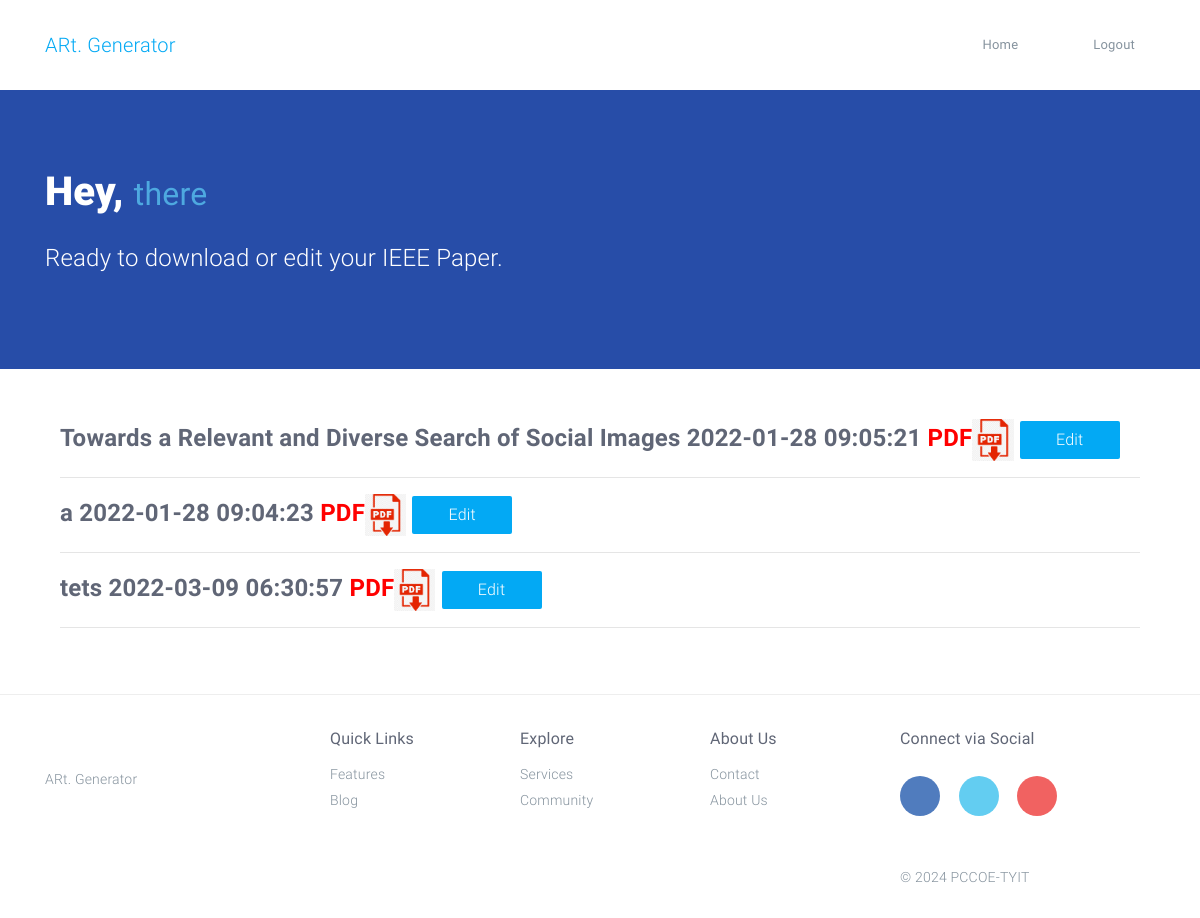
Screenshot of /view_paper.php (signed in) with the database file from the repository.
### tables this page shows
CREATE TABLE `content` (
  `id` int(11) NOT NULL,
  `project_title` varchar(255) NOT NULL,
  `author_name_1` varchar(255) NOT NULL,
  `author_name_2` varchar(255) NOT NULL,
  `author_name_3` varchar(255) NOT NULL,
  `author_name_4` varchar(255) NOT NULL,
  `abstract` varchar(255) NOT NULL,
  `keyword` varchar(255) NOT NULL,
  `introduction` varchar(255) NOT NULL,
  `parposed_system` varchar(255) NOT NULL,
  `conclusion` varchar(255) NOT NULL,
  `acknowledgment` varchar(255) NOT NULL,
  `reference` varchar(255) NOT NULL,
  `review_of_related_work` varchar(255) NOT NULL,
  `figures` varchar(255) NOT NULL,
  `date_time` timestamp NOT NULL DEFAULT current_timestamp() ON UPDATE current_timestamp(),
  `u_id` varchar(255) NOT NULL
);

### view_paper.php (the view, shortened to what this page needs)
<?php include "config.php";?>
<?php
 if ($_SESSION['user']) {
  $email = $_SESSION['email'];
 }else{
  header("Location: index.php");
 }
?>
<?php
 $q1 = mysqli_query($connect,"SELECT * FROM registration WHERE email='$email'");
 while($all1 = mysqli_fetch_assoc($q1)){
    $id1 = $all1['id'];
 }
$asd ="SELECT * FROM content WHERE u_id ='$id1'";
$view=mysqli_query($connect,$asd) or die(mysqli_error($connect));
 ?>
<!DOCTYPE html>
<html lang="en">
<head>
    <link rel="stylesheet" href="demos/html/paper-1.8.2/assets/css/app.css">
    <link rel="stylesheet" href="https://cdnjs.cloudflare.com/ajax/libs/font-awesome/6.0.0-beta3/css/fontawesome.min.css" />
</head>
<body>
    <div id="app" class="paper-loading">
        <div class="nav-sticky white no-b">
            <nav class="mainnav navbar navbar-default justify-content-between">
                <div class="container relative"> <a class="navbar-brand"
                  href="index.php"><img class="d-inline-block align-top"
                  alt="" src="">ARt. Generator</a>
                    <div class="paper_menu">
                        <div id="dl-menu" class="xv-menuwrapper responsive-menu">
                            <ul class="dl-menu align-items-center">
                            <li ><a href="index.php">Home</a>
                                   <?php if (!isset($_SESSION['email'])){
                                       ?>
                                       <li> <a href="#modalLogin" data-toggle="modal" data-target="#modalLogin">Login</a>
                                       <?php
                                                        }
                                                        else{
                                                          ?>
                                                            <li><span><a  style="font-size:17px; font-color:white bold;">
                                                            <li> <a href="logout.php" >Logout</a>
                              <?php                          }?>
                        </div>
                    </div>
                </div>
            </nav>
        </div>
        <main>            <section class="no-m blue4 text-white p-t-b-80">
                 <div class="container">
                    <header class="p-t-30">
                        <h1 class="s-28 font-weight-bolder">Hey, <small class="text-blue">there</small></h1><br>
                        <p class="s-24">Ready to download or edit your IEEE Paper.</p>
                    </header>
                </div>
            </section>
            <div class="portfolio container">
                <div class="masonry-container">
                    <section class="p-t-b-50 s4 masonry-post">
                    <?php
            while($fetch=mysqli_fetch_assoc($view)){
                ?>
                        <div class="container">
               <h4 style="font-weight: bold;"> <?php echo $fetch['project_title']; ?> <?php echo $fetch['date_time']; ?>
               <a href="print_details.php?id=<?php echo $fetch["id"]?>" style="color:red!important;"  target="_blank">PDF<img src="demos/html/paper-1.8.2/assets/img/pdf.png" alt="" style="height:42px;"></a>
				   <a href="update_paper.php?u_id=<?php echo $fetch['id']; ?>"  class="btn btn-primary nav-btn" style="width:100px;">Edit</a><hr>
                    </h4>
                        </div>
            <?php } ?>
                </div>
            </div>
    </div>
   <?php include "footer.php";?>
</body>
</html>

### rows the page displays
content: project_title "Towards a Relevant and Diverse Search of Social Images", date_time "2022-01-28 09:05:21"
content: project_title "a", date_time "2022-01-28 09:04:23"
content: project_title "tets", date_time "2022-03-09 06:30:57"
